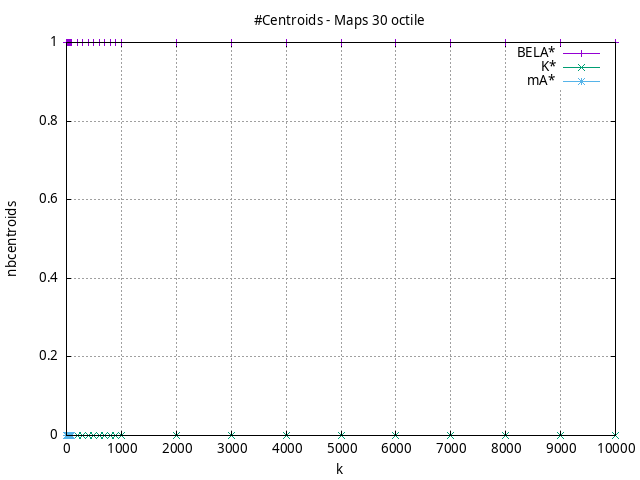

Recreate this plot in gnuplot.
#!/usr/bin/gnuplot
# -*- coding: utf-8 -*-
#
# results/maps/octile/30/random512-30.heuristic.octile.nbcentroids.gnuplot
#
# Started on 12/06/2023 14:55:12
# Author: Carlos Linares López
set grid
set xlabel "k"
set ylabel "nbcentroids"

set title "#Centroids - Maps 30 octile"

set terminal png enhanced font "Ariel,10"
set output 'random512-30.heuristic.octile.nbcentroids.png'

plot "-" title "BELA*"      with linesp, "-" title "K*"      with linesp, "-" title "mA*"      with linesp

	1 1.0
	2 1.0
	3 1.0
	4 1.0
	5 1.0
	6 1.0
	7 1.0
	8 1.0
	9 1.0
	10 1.0
	20 1.0
	30 1.0
	40 1.0
	50 1.0
	60 1.0
	70 1.0
	80 1.0
	90 1.0
	100 1.0
	200 1.0
	300 1.0
	400 1.0
	500 1.0
	600 1.0
	700 1.0
	800 1.0
	900 1.0
	1000 1.0
	2000 1.0
	3000 1.0
	4000 1.0
	5000 1.0
	6000 1.0
	7000 1.0
	8000 1.0
	9000 1.0
	10000 1.0
end
	1 0.0
	2 0.0
	3 0.0
	4 0.0
	5 0.0
	6 0.0
	7 0.0
	8 0.0
	9 0.0
	10 0.0
	20 0.0
	30 0.0
	40 0.0
	50 0.0
	60 0.0
	70 0.0
	80 0.0
	90 0.0
	100 0.0
	200 0.0
	300 0.0
	400 0.0
	500 0.0
	600 0.0
	700 0.0
	800 0.0
	900 0.0
	1000 0.0
end
	1 0.0
	2 0.0
	3 0.0
	4 0.0
	5 0.0
	6 0.0
	7 0.0
	8 0.0
	9 0.0
	10 0.0
	20 0.0
	30 0.0
	40 0.0
	50 0.0
	60 0.0
	70 0.0
	80 0.0
	90 0.0
	100 0.0
end
